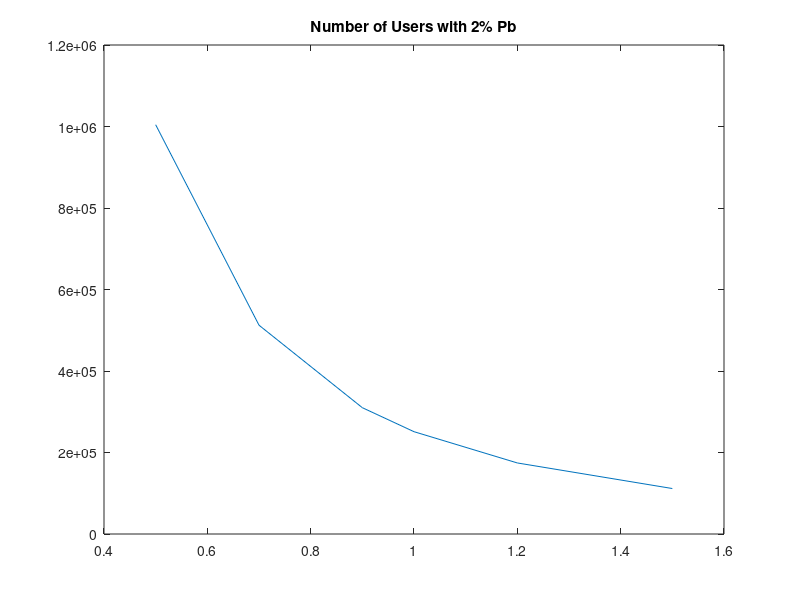

This chart was generated by the following MATLAB code:
% calculation of number of users (sbc)
% Users per Cell = 38.4/0.04  = 960
% Cell radius r in Km
% Blocking probability Pb= 2%   
r= [0.5 0.7 0.9 1 1.2 1.5]
Ac = 6*(r.^2/sqrt(3));
disp(Ac);
Nc=906./Ac;
Nt= Nc*960;
plot(r,Nt);

title('Number of Users with 2% Pb');


